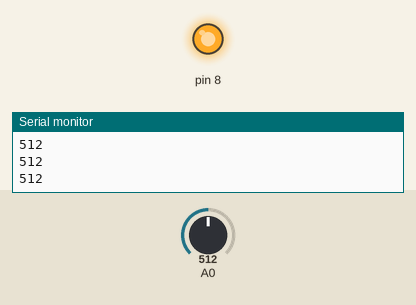
Simulated run of this sketch. Board: Arduino Uno, built with avr-gcc and run on an emulated ATmega328P. Shown: output pins drawn as LEDs (lit = HIGH), the last lines printed to the serial monitor. The inputs (shaded band) are chosen by the test bench; at power-on: A0 = 512.

Above: at 1.2 s.
1.3 s: A0 set to 485
At 2.5 s:
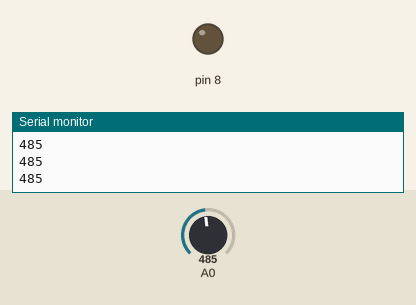
2.8 s: A0 set to 510
At 3.8 s:
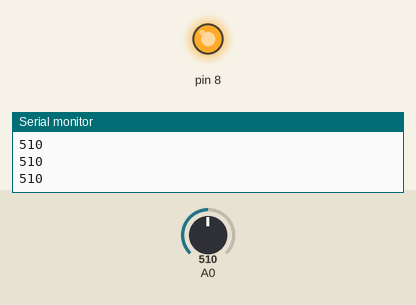
4.3 s: A0 set to 490
At 4.9 s:
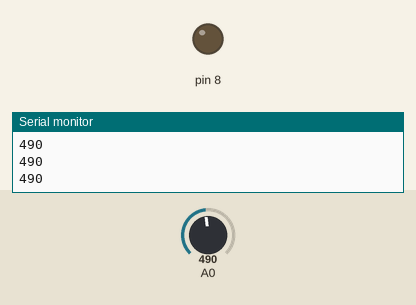
Timing chart, 0 to 7.3 s (numbered marks = the images above; inputs shaded):
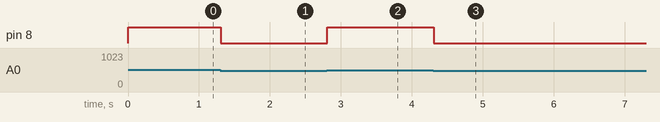

The sketch:

ljus_lysdiod.ino
```cpp
// En variabel, kan innehålla heltal
// int står för heltal (integer)
// sensor är ett namn, som också beskriver vad den används till
int sensor;
void setup() {
  // put your setup code here, to run once:
  Serial.begin(9600);
  pinMode(8,OUTPUT);
  pinMode(A0,INPUT);

}

void loop() {
  // put your main code here, to run repeatedly:
   sensor = analogRead(A0);
   Serial.println(sensor);
   if ( sensor > 500) {
      digitalWrite(8,HIGH);
   }
   else {
         digitalWrite(8,LOW);
   }


}
```

Measured:
- the behaviour switches between 501 and 500 on A0 (found by bisection; images 0 and 1)
- after the input at 1.3 s, pin 8: HIGH → LOW at once
- after the input at 2.8 s, pin 8: LOW → HIGH at once
- after the input at 4.3 s, pin 8: HIGH → LOW at once
